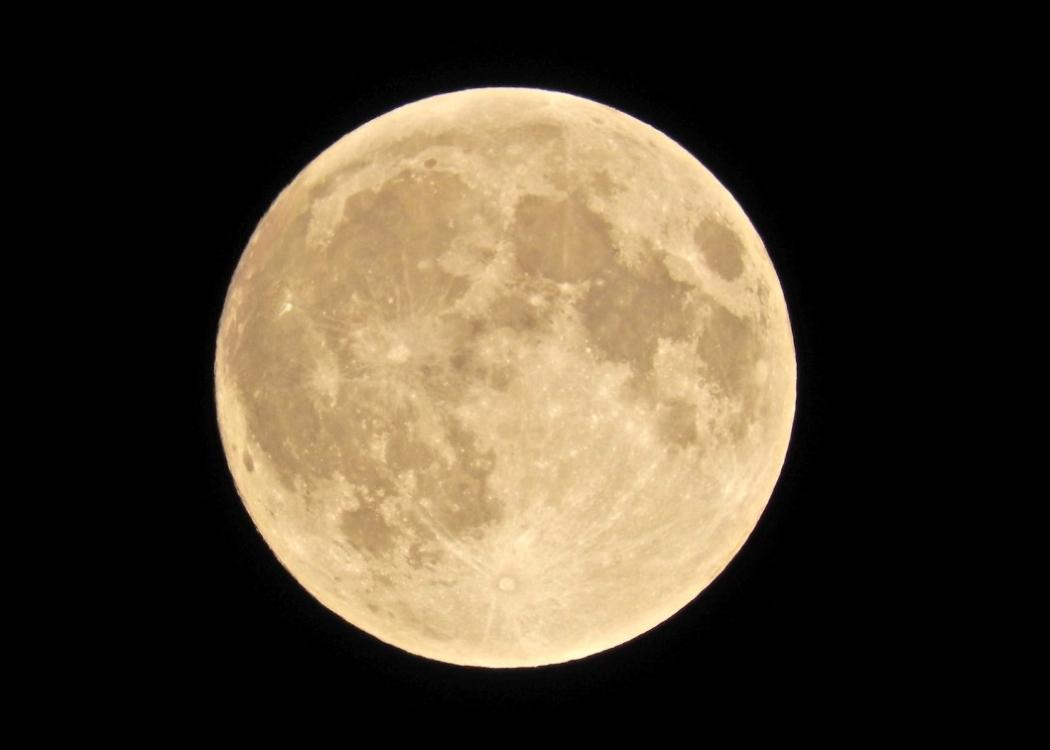
%> input picture BE3_ShapeDetection/Images/lunar-eclipse-sep-28-2015-michelle-wood-1.jpg, 1050 x 750 px
$ octave practical_4_PAC.m   (GNU Octave 9; MATLAB toolbox functions it lacks are replaced by stand-ins)
%> lines starting %> are read from the running program, lines starting %| are printed output that depends on the picture
%% Principal Component Analysis
clear, clc, close all

im = imread('BE3_ShapeDetection\Images\lunar-eclipse-sep-28-2015-michelle-wood-1.jpg');
%> im is the input picture: size 750x1050x3 uint8; mean R, G, B 74.3, 63.3, 46.6
%im = imresize(im, [NaN 250]);

[h, w, c] = size(im);
%> h = 750; w = 1050; c = 3
data = double(reshape(im, h * w, c));

% Center the data around the mean
mean_data = mean(data);
%> mean_data = [74.29 63.27 46.57]
data_centered = data - mean_data ;

% Calculate covariance of the data and check eigenvalues
% The eigenvectors with the highest eigenvalues are the principal axes
covMat = cov(data_centered);
%> covMat = [10708.5 9156.1 6747.8; 9156.1 7841.1 5790.2; 6747.8 5790.2 4297]
[eigVec, eigVal] = eig(covMat);
%> eigVec = [0.456 0.569 0.685; -0.808 -0.0585 0.586; 0.373 -0.82 0.433]; eigVal = [1.86 0 0; 0 32.34 0; 0 0 22812.4]

% identify max
[~, maxIdx] = max(diag(eigVal));
%> maxIdx = 3
direction = eigVec(:, maxIdx);
%> direction = [0.685; 0.586; 0.433]

% sort the values
[eigValSorted, sortIdx] = sort(diag(eigVal), 'descend');
%> eigValSorted = [22812.4; 32.34; 1.86]; sortIdx = [3; 2; 1]
eigVecSorted = eigVec(:, sortIdx);
%> eigVecSorted = [0.685 0.569 0.456; 0.586 -0.0585 -0.808; 0.433 -0.82 0.373]

topComponents = eigVecSorted(:, 1:2);
%> topComponents = [0.685 0.569; 0.586 -0.0585; 0.433 -0.82]

% project the data onto the top components
compressedData = data_centered * topComponents;

% reconstruct
reconstructedData = (compressedData * topComponents') + mean_data;
im_reconstructed = uint8(reshape(reconstructedData, h, w, c));

% Plotting time
figure, imshow(im), title('Original image')
figure, scatter3(data(:,1), data(:,2), data(:,3)), title('RGB original')
%> after `title('RGB original')`:
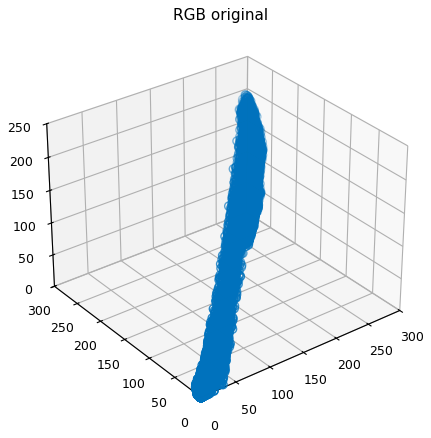
%> figure redrawn from the program's plot data
figure, scatter3(reconstructedData(:,1), reconstructedData(:,2), reconstructedData(:,3)), title('RGB Reconstructed')
%> after `title('RGB Reconstructed')`:
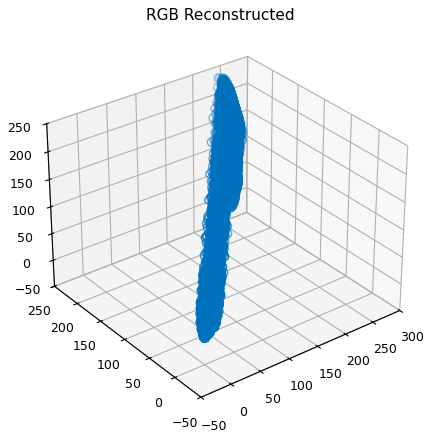
%> figure redrawn from the program's plot data
figure, imshow(im_reconstructed), title('Reconstructed image')

imwrite(im, 'PCA_im_original.png', 'png')
imwrite(im_reconstructed, 'PCA_im_reconstructed.png', 'png')
